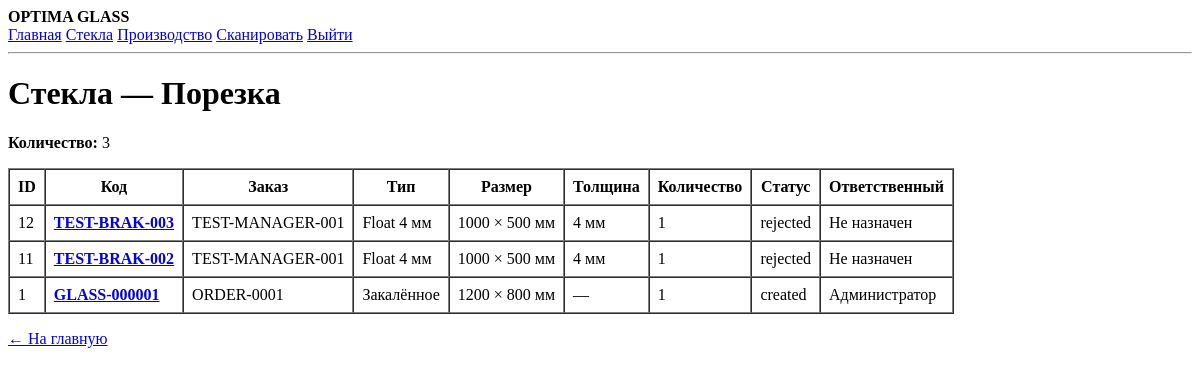
/stage.php?stage=Порезка (signed in), run on an earlier commit of the app's database.
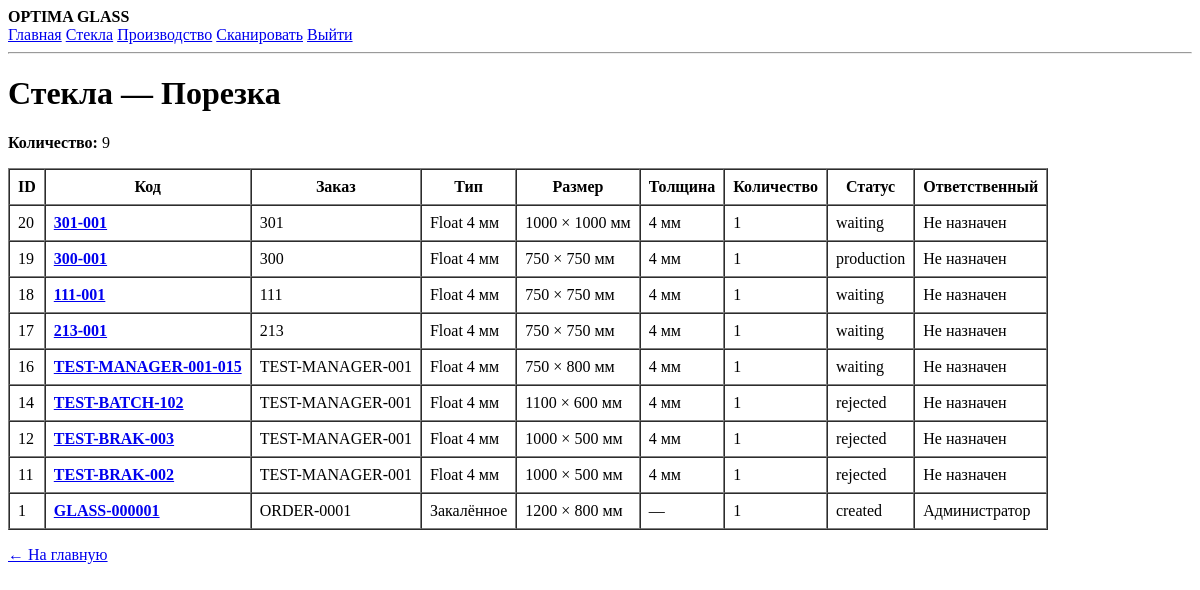
And on a later commit of the database.
### tables this page shows
CREATE TABLE glasses (
        id INTEGER PRIMARY KEY AUTOINCREMENT,
        code TEXT NOT NULL UNIQUE,
        order_number TEXT,
        glass_type TEXT,
        width INTEGER,
        height INTEGER,
        quantity INTEGER NOT NULL DEFAULT 1,
        status TEXT NOT NULL DEFAULT 'created',
        current_location TEXT,
        employee_id INTEGER,
        comment TEXT,
        created_at TEXT NOT NULL DEFAULT CURRENT_TIMESTAMP,
        updated_at TEXT NOT NULL DEFAULT CURRENT_TIMESTAMP, order_id INTEGER, order_item_id INTEGER, thickness REAL, route_id INTEGER, current_step_id INTEGER,
        FOREIGN KEY (employee_id) REFERENCES users(id)
    );

CREATE TABLE users (
        id INTEGER PRIMARY KEY AUTOINCREMENT,
        name TEXT NOT NULL,
        email TEXT NOT NULL UNIQUE,
        password TEXT NOT NULL,
        role TEXT NOT NULL DEFAULT 'employee',
        active INTEGER NOT NULL DEFAULT 1,
        created_at TEXT NOT NULL DEFAULT CURRENT_TIMESTAMP
    , stage_id INTEGER REFERENCES production_stages(id));

### public/stage.php (the view, shortened to what this page needs)
<?php
require __DIR__ . '/../src/db.php';
$stage = trim($_GET['stage'] ?? '');
$stmt = $db->prepare("
    SELECT
        g.id,
        g.code,
        g.order_number,
        g.glass_type,
        g.width,
        g.height,
        g.thickness,
        g.quantity,
        g.status,
        g.employee_id,
        u.name AS employee_name
    FROM glasses g
    LEFT JOIN route_steps rs
        ON rs.id = g.current_step_id
    LEFT JOIN users u
        ON u.id = g.employee_id
    WHERE rs.name = :stage
    ORDER BY g.id DESC
");
$stmt->execute([
    ':stage' => $stage,
]);
$glasses = $stmt->fetchAll();
?>
<!DOCTYPE html>
<html lang="ru">
<head>
</head>
<body>
<?php require __DIR__ . '/../src/partials/header.php'; ?>
<h1>
    Стекла — <?= htmlspecialchars($stage, ENT_QUOTES, 'UTF-8') ?>
</h1>
<p>
    <strong>Количество:</strong>
    <?= count($glasses) ?>
</p>
<?php if ($glasses): ?>
<table border="1" cellpadding="8" cellspacing="0">
    <thead>
        <tr>
            <th>ID</th>
            <th>Код</th>
            <th>Заказ</th>
            <th>Тип</th>
            <th>Размер</th>
            <th>Толщина</th>
            <th>Количество</th>
            <th>Статус</th>
            <th>Ответственный</th>
        </tr>
    </thead>
    <tbody>
    <?php foreach ($glasses as $glass): ?>
        <tr>
            <td>
                <?= (int) $glass['id'] ?>
            </td>
            <td>
                <a href="/glass.php?code=<?= urlencode($glass['code']) ?>">
                    <strong>
                        <?= htmlspecialchars($glass['code'], ENT_QUOTES, 'UTF-8') ?>
                    </strong>
                </a>
            </td>
            <td>
                <?= htmlspecialchars($glass['order_number'] ?? '', ENT_QUOTES, 'UTF-8') ?>
            </td>
            <td>
                <?= htmlspecialchars($glass['glass_type'] ?? '', ENT_QUOTES, 'UTF-8') ?>
            </td>
            <td>
                <?= (int) $glass['width'] ?>
                ×
                <?= (int) $glass['height'] ?>
                мм
            </td>
            <td>
                <?php if ($glass['thickness'] !== null): ?>
                    <?= htmlspecialchars((string) $glass['thickness'], ENT_QUOTES, 'UTF-8') ?> мм
                <?php else: ?>
                    —
                <?php endif; ?>
            </td>
            <td>
                <?= (int) $glass['quantity'] ?>
            </td>
            <td>
                <?= htmlspecialchars($glass['status'], ENT_QUOTES, 'UTF-8') ?>
            </td>
            <td>
                <?= htmlspecialchars($glass['employee_name'] ?? 'Не назначен', ENT_QUOTES, 'UTF-8') ?>
            </td>
        </tr>
    <?php endforeach; ?>
    </tbody>
</table>
<?php else: ?>
<p>
    На этом этапе сейчас нет стекол.
</p>
<?php endif; ?>
<p>
    <a href="/">← На главную</a>
</p>
</body>
</html>

What changed in the data, as far as the page shows it:
added glasses: id "20", code "301-001", order_number "301", glass_type "Float 4 мм", width "1000", height "1000", thickness "4", quantity "1", status "waiting", employee_name "Не назначен"
added glasses: id "19", code "300-001", order_number "300", glass_type "Float 4 мм", width "750", height "750", thickness "4", quantity "1", status "production", employee_name "Не назначен"
added glasses: id "18", code "111-001", order_number "111", glass_type "Float 4 мм", width "750", height "750", thickness "4", quantity "1", status "waiting", employee_name "Не назначен"
added glasses: id "17", code "213-001", order_number "213", glass_type "Float 4 мм", width "750", height "750", thickness "4", quantity "1", status "waiting", employee_name "Не назначен"
added glasses: id "16", code "TEST-MANAGER-001-015", order_number "TEST-MANAGER-001", glass_type "Float 4 мм", width "750", height "800", thickness "4", quantity "1", status "waiting", employee_name "Не назначен"
added glasses: id "14", code "TEST-BATCH-102", order_number "TEST-MANAGER-001", glass_type "Float 4 мм", width "1100", height "600", thickness "4", quantity "1", status "rejected", employee_name "Не назначен"
Also different on the page:
count($glasses): "3" → "9"
